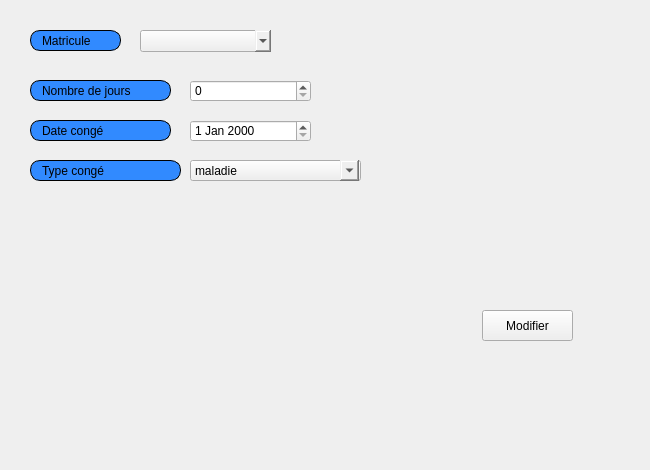
     <widget class="QWidget" name="tab_10">
      <attribute name="title">
       <string>Modifier</string>
      </attribute>
      <widget class="QDateEdit" name="date_conge_modifier">
       <property name="geometry">
        <rect>
         <x>190</x>
         <y>120</y>
         <width>121</width>
         <height>22</height>
        </rect>
       </property>
       <property name="styleSheet">
        <string notr="true">font: bold, &quot;Arial&quot;;;</string>
       </property>
      </widget>
      <widget class="QLabel" name="label_27">
       <property name="geometry">
        <rect>
         <x>30</x>
         <y>120</y>
         <width>141</width>
         <height>21</height>
        </rect>
       </property>
       <property name="styleSheet">
        <string notr="true">border: 1px solid black;
border-radius: 10px;
padding: 0 8px;
background: #318aff;
font: bold, &quot;Arial&quot;;;
text-align:center;
</string>
       </property>
       <property name="text">
        <string>Date congé</string>
       </property>
      </widget>
      <widget class="QLabel" name="label_28">
       <property name="geometry">
        <rect>
         <x>30</x>
         <y>160</y>
         <width>151</width>
         <height>21</height>
        </rect>
       </property>
       <property name="styleSheet">
        <string notr="true">border: 1px solid black;
border-radius: 10px;
padding: 0 8px;
background: #318aff;
font: bold, &quot;Arial&quot;;;
text-align:center;
</string>
       </property>
       <property name="text">
        <string>Type congé</string>
       </property>
      </widget>
      <widget class="QLabel" name="label_25">
       <property name="geometry">
        <rect>
         <x>30</x>
         <y>30</y>
         <width>91</width>
         <height>21</height>
        </rect>
       </property>
       <property name="styleSheet">
        <string notr="true">border: 1px solid black;
border-radius: 10px;
padding: 0 8px;
background: #318aff;
font: bold, &quot;Arial&quot;;;
text-align:center;
</string>
       </property>
       <property name="text">
        <string>Matricule</string>
       </property>
      </widget>
      <widget class="QComboBox" name="type_conge_modifier">
       <property name="geometry">
        <rect>
         <x>190</x>
         <y>160</y>
         <width>171</width>
         <height>21</height>
        </rect>
       </property>
       <property name="styleSheet">
        <string notr="true">font: bold, &quot;Arial&quot;;;

QComboBox {
    margin-right: 20px;
}
QComboBox::drop-down {
    subcontrol-origin: margin;
}</string>
       </property>
       <item>
        <property name="text">
         <string>maladie</string>
        </property>
       </item>
       <item>
        <property name="text">
         <string>maternite</string>
        </property>
       </item>
       <item>
        <property name="text">
         <string>fetes</string>
        </property>
       </item>
      </widget>
      <widget class="QPushButton" name="modifier_conge">
       <property name="geometry">
        <rect>
         <x>482</x>
         <y>310</y>
         <width>91</width>
         <height>31</height>
        </rect>
       </property>
       <property name="styleSheet">
        <string notr="true">#modifier_conge{
font: bold, &quot;Arial&quot;;;     background-color: qlineargradient(x1: 0, y1: 0, x2: 0, y2: 1,
                                       stop: 0 #dadbde, stop: 1 #f6f7fa);
}
#modifier_conge:pressed {
font: bold, &quot;Arial&quot;;;     background-color: qlineargradient(x1: 0, y1: 0, x2: 0, y2: 1,
                                       stop: 0 #dadbde, stop: 1 #fff07b);


}</string>
       </property>
       <property name="text">
        <string>Modifier</string>
       </property>
       <property name="icon">
        <iconset resource="ressources.qrc">
         <normaloff>:/images/img/B.png</normaloff>:/images/img/B.png</iconset>
       </property>
      </widget>
      <widget class="QSpinBox" name="nbrej_conge_modifier">
       <property name="geometry">
        <rect>
         <x>190</x>
         <y>80</y>
         <width>121</width>
         <height>22</height>
        </rect>
       </property>
       <property name="styleSheet">
        <string notr="true">font: bold, &quot;Arial&quot;;;</string>
       </property>
      </widget>
      <widget class="QLabel" name="label_26">
       <property name="geometry">
        <rect>
         <x>30</x>
         <y>80</y>
         <width>141</width>
         <height>21</height>
        </rect>
       </property>
       <property name="styleSheet">
        <string notr="true">border: 1px solid black;
border-radius: 10px;
padding: 0 8px;
background: #318aff;
font: bold, &quot;Arial&quot;;;
text-align:center;
</string>
       </property>
       <property name="text">
        <string>Nombre de jours</string>
       </property>
      </widget>
      <widget class="QComboBox" name="matricule_conge_modifier">
       <property name="geometry">
        <rect>
         <x>140</x>
         <y>30</y>
         <width>151</width>
         <height>22</height>
        </rect>
       </property>
       <property name="styleSheet">
        <string notr="true">QComboBox {
    margin-right: 20px;
}
QComboBox::drop-down {
    subcontrol-origin: margin;
}</string>
       </property>
      </widget>
      <widget class="QLabel" name="label_46">
       <property name="geometry">
        <rect>
         <x>-30</x>
         <y>-50</y>
         <width>641</width>
         <height>461</height>
        </rect>
       </property>
       <property name="text">
        <string/>
       </property>
       <property name="pixmap">
        <pixmap resource="ressources.qrc">:/images/img/imf.jpg</pixmap>
       </property>
       <property name="scaledContents">
        <bool>true</bool>
       </property>
      </widget>
      <zorder>label_46</zorder>
      <zorder>date_conge_modifier</zorder>
      <zorder>label_27</zorder>
      <zorder>label_28</zorder>
      <zorder>label_25</zorder>
      <zorder>type_conge_modifier</zorder>
      <zorder>modifier_conge</zorder>
      <zorder>nbrej_conge_modifier</zorder>
      <zorder>label_26</zorder>
      <zorder>matricule_conge_modifier</zorder>
     </widget>
